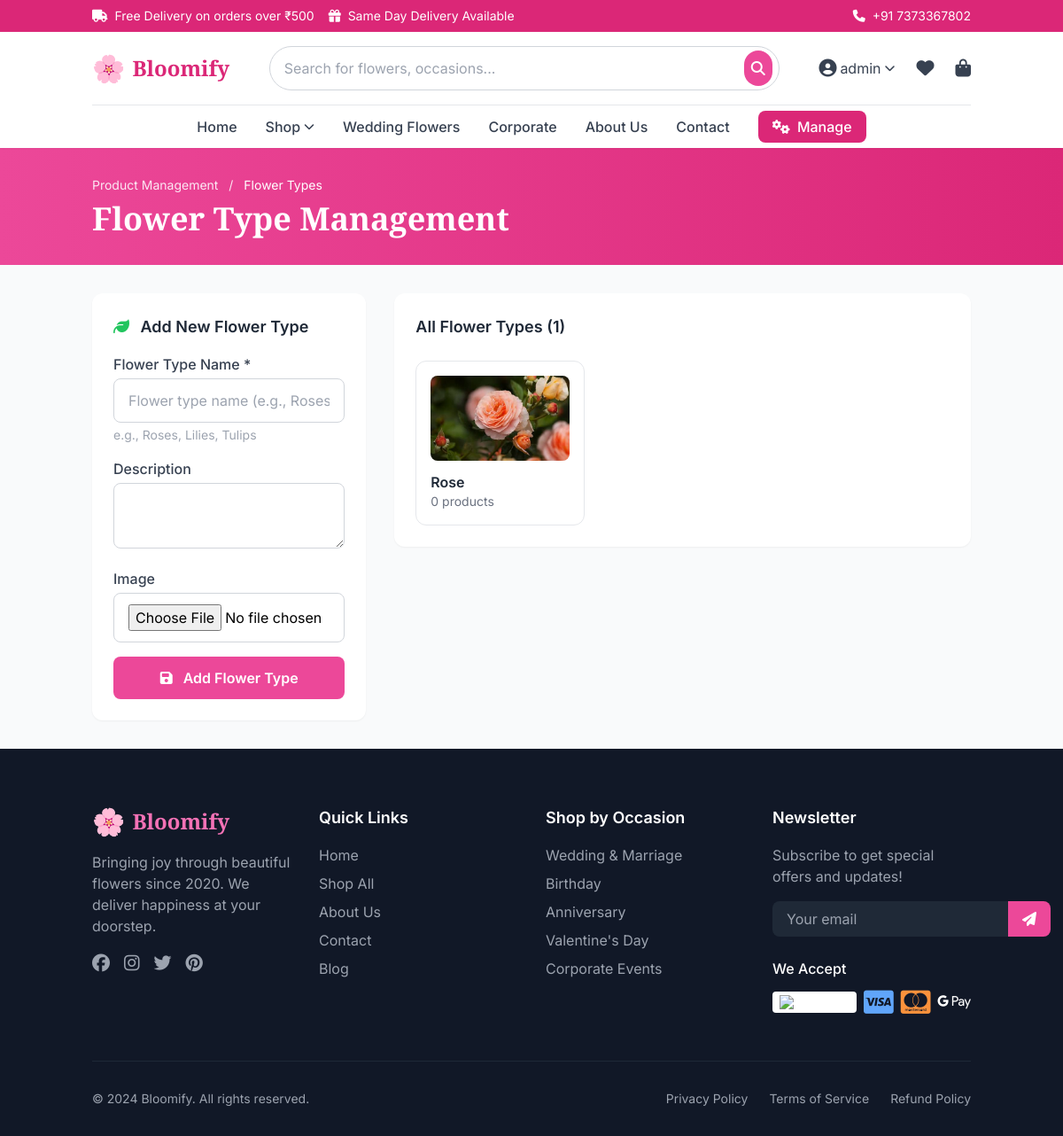
The page /manage/flower-types/ (signed in) on the database its author committed.
### shop/models.py (models this page shows, shortened)
class FlowerType(models.Model):
    name = models.CharField(max_length=100)
    slug = models.SlugField(max_length=100, unique=True)
    description = models.TextField(blank=True)
    image = models.ImageField(upload_to='flower_types/', blank=True, null=True)

### shop/views.py (the view)
# urls.py: path('manage/flower-types/', views.flower_type_management, name='flower_type_management'),
@staff_member_required
def flower_type_management(request):
    flower_types = FlowerType.objects.all().order_by('name')
    if request.method == 'POST':
        form = FlowerTypeForm(request.POST, request.FILES)
        if form.is_valid():
            form.save()
            messages.success(request, 'Flower type added successfully!')
            return redirect('shop:flower_type_management')
    else:
        form = FlowerTypeForm()
    context = {
        'flower_types': flower_types,
        'form': form,
    }
    return render(request, 'shop/manage/flower_type_list.html', context)

### templates/shop/manage/flower_type_list.html (shortened to what this page needs)
{% extends 'base.html' %}  {% block content %}
<div class="bg-gradient-to-r from-primary-500 to-primary-600 py-8">
  <div class="container mx-auto px-4">
    <nav class="text-primary-100 text-sm mb-2">
      <a href="{% url 'shop:product_management' %}" class="hover:text-white"
        >Product Management</a
      >
      <span class="mx-2">/</span>
      <span class="text-white">Flower Types</span>
    </nav>
    <h1 class="font-display text-3xl md:text-4xl font-bold text-white">
      Flower Type Management
    </h1>
  </div>
</div>
<div class="container mx-auto px-4 py-8">
  <div class="grid lg:grid-cols-3 gap-8">
    <div class="lg:col-span-1">
      <div class="bg-white rounded-xl shadow-sm p-6 sticky top-24">
        <h2 class="text-lg font-semibold text-gray-800 mb-4">
          <i class="fas fa-leaf text-green-500 mr-2"></i> Add New Flower Type
        </h2>
        <form method="post" enctype="multipart/form-data" class="space-y-4">
          <div>
            <label class="block text-gray-700 font-medium mb-1"
              >Flower Type Name *</label
            >
            {{ form.name }}
            <p class="text-gray-400 text-sm mt-1">
              e.g., Roses, Lilies, Tulips
            </p>
          </div>
          <div>
            <label class="block text-gray-700 font-medium mb-1"
              >Description</label
            >
            {{ form.description }}
          </div>
          <div>
            <label class="block text-gray-700 font-medium mb-1">Image</label>
            <input
              type="file"
              name="image"
              accept="image/*"
              class="w-full px-4 py-3 border border-gray-300 rounded-lg"
            />
          </div>
          <button
            type="submit"
            class="w-full bg-primary-500 text-white py-3 rounded-lg font-semibold hover:bg-primary-600 transition"
          >
            <i class="fas fa-save mr-2"></i> Add Flower Type
          </button>
        </form>
      </div>
    </div>
    <div class="lg:col-span-2">
      <div class="bg-white rounded-xl shadow-sm p-6">
        <h2 class="text-lg font-semibold text-gray-800 mb-6">
          All Flower Types ({{ flower_types.count }})
        </h2>
        <div class="grid grid-cols-2 md:grid-cols-3 gap-4">
          {% for flower_type in flower_types %}
          <div
            class="border rounded-xl p-4 hover:shadow-md transition relative group"
          >
            <div
              class="w-full h-24 bg-gray-100 rounded-lg overflow-hidden mb-3"
            >
              {% if flower_type.image %}
              <img
                src="{{ flower_type.image.url }}"
                alt="{{ flower_type.name }}"
                class="w-full h-full object-cover"
              />
              {% else %}
              <div
                class="w-full h-full flex items-center justify-center text-3xl"
              >
                🌺
              </div>
              {% endif %}
            </div>
            <h3 class="font-semibold text-gray-800">{{ flower_type.name }}</h3>
            <p class="text-sm text-gray-500">
              {{ flower_type.products.count }} products
            </p>
          </div>
          {% empty %}
          <div class="col-span-full text-center py-12 text-gray-500">
            <i class="fas fa-seedling text-4xl mb-4"></i>
            <p>No flower types yet. Add your first flower type!</p>
          </div>
          {% endfor %}
        </div>
      </div>
    </div>
  </div>
</div>
{% endblock %}

### templates/base.html (shortened to what this page needs)
<!DOCTYPE html>
<html lang="en">
  <head>
    <script src="https://cdn.tailwindcss.com"></script>
    <link
      rel="stylesheet"
      href="https://cdnjs.cloudflare.com/ajax/libs/font-awesome/6.5.1/css/all.min.css"
    />
    <link href="https://unpkg.com/aos@2.3.1/dist/aos.css" rel="stylesheet" />
  </head>
  <body class="bg-gray-50 min-h-screen flex flex-col">
    <div class="bg-primary-600 text-white py-2 text-sm">
      <div class="container mx-auto px-4 flex justify-between items-center">
        <div class="flex items-center space-x-4">
          <span
            ><i class="fas fa-truck mr-1"></i> Free Delivery on orders over
            ₹500</span
          >
          <span class="hidden md:inline"
            ><i class="fas fa-gift mr-1"></i> Same Day Delivery Available</span
          >
        </div>
        <div class="flex items-center space-x-4">
          <a href="tel:+917373367802" class="hover:text-primary-200">
            <i class="fas fa-phone mr-1"></i> +91 7373367802
          </a>
        </div>
      </div>
    </div>
    <header class="bg-white shadow-sm sticky top-0 z-50">
      <div class="container mx-auto px-4">
        <div class="flex items-center justify-between py-4">
          <a href="{% url 'shop:home' %}" class="flex items-center space-x-2">
            <span class="text-3xl">🌸</span>
            <span class="font-display text-2xl font-bold text-primary-600"
              >Bloomify</span
            >
          </a>
          <div class="hidden md:flex flex-1 max-w-xl mx-8">
            <form action="{% url 'shop:search' %}" method="GET" class="w-full">
              <div class="relative">
                <input
                  type="text"
                  name="q"
                  placeholder="Search for flowers, occasions..."
                  class="w-full pl-4 pr-12 py-3 border border-gray-300 rounded-full focus:ring-2 focus:ring-primary-500 focus:border-transparent transition"
                />
                <button
                  type="submit"
                  class="absolute right-2 top-1/2 -translate-y-1/2 bg-primary-500 text-white p-2 rounded-full hover:bg-primary-600 transition"
                >
                  <i class="fas fa-search"></i>
                </button>
              </div>
            </form>
          </div>
          <div class="flex items-center space-x-6">
            {% if user.is_authenticated %}
            <div class="relative group">
              <button
                class="flex items-center space-x-1 text-gray-700 hover:text-primary-600"
              >
                <i class="fas fa-user-circle text-xl"></i>
                <span class="hidden md:inline"
                  >{{ user.first_name|default:user.username }}</span
                >
                <i class="fas fa-chevron-down text-xs"></i>
              </button>
            </div>
            {% endif %}
            <a
              href="{% url 'accounts:wishlist' %}"
              class="text-gray-700 hover:text-primary-600 relative"
            >
              <i class="fas fa-heart text-xl"></i>
            </a>
            <a
              href="{% url 'cart:cart_detail' %}"
              class="text-gray-700 hover:text-primary-600 relative"
            >
              <i class="fas fa-shopping-bag text-xl"></i>
            </a>
          </div>
        </div>
        <nav class="hidden md:block border-t">
          <ul class="flex items-center justify-center space-x-8 py-3">
            <li>
              <a
                href="{% url 'shop:home' %}"
                class="text-gray-700 hover:text-primary-600 font-medium"
                >Home</a
              >
            </li>
            <li class="relative group">
              <a
                href="{% url 'shop:product_list' %}"
                class="text-gray-700 hover:text-primary-600 font-medium flex items-center"
              >
                Shop <i class="fas fa-chevron-down text-xs ml-1"></i>
              </a>
            </li>
            <li>
              <a
                href="{% url 'shop:products_by_occasion' occasion='marriage' %}"
                class="text-gray-700 hover:text-primary-600 font-medium"
                >Wedding Flowers</a
              >
            </li>
            <li>
              <a
                href="{% url 'shop:products_by_occasion' occasion='corporate' %}"
                class="text-gray-700 hover:text-primary-600 font-medium"
                >Corporate</a
              >
            </li>
            <li>
              <a
                href="#"
                class="text-gray-700 hover:text-primary-600 font-medium"
                >About Us</a
              >
            </li>
            <li>
              <a
                href="#"
                class="text-gray-700 hover:text-primary-600 font-medium"
                >Contact</a
              >
            </li>
            {% if user.is_authenticated and user.is_staff %}
            <li>
              <a
                href="{% url 'shop:product_management' %}"
                class="bg-primary-600 text-white px-4 py-2 rounded-lg hover:bg-primary-700 font-medium"
                ><i class="fas fa-cogs mr-1"></i> Manage</a
              >
            </li>
            {% endif %}
          </ul>
        </nav>
      </div>
    </header>
    <main class="flex-1">{% block content %}{% endblock %}</main>
    <footer class="bg-gray-900 text-white pt-16 pb-8">
      <div class="container mx-auto px-4">
        <div class="grid grid-cols-1 md:grid-cols-4 gap-8 mb-12">
          <div>
            <div class="flex items-center space-x-2 mb-4">
              <span class="text-3xl">🌸</span>
              <span class="font-display text-2xl font-bold text-primary-400"
                >Bloomify</span
              >
            </div>
            <p class="text-gray-400 mb-4">
              Bringing joy through beautiful flowers since 2020. We deliver
              happiness at your doorstep.
            </p>
            <div class="flex space-x-4">
              <a href="#" class="text-gray-400 hover:text-primary-400 text-xl"
                ><i class="fab fa-facebook"></i
              ></a>
              <a href="#" class="text-gray-400 hover:text-primary-400 text-xl"
                ><i class="fab fa-instagram"></i
              ></a>
              <a href="#" class="text-gray-400 hover:text-primary-400 text-xl"
                ><i class="fab fa-twitter"></i
              ></a>
              <a href="#" class="text-gray-400 hover:text-primary-400 text-xl"
                ><i class="fab fa-pinterest"></i
              ></a>
            </div>
          </div>
          <div>
            <h4 class="text-lg font-semibold mb-4">Quick Links</h4>
            <ul class="space-y-2">
              <li>
                <a
                  href="{% url 'shop:home' %}"
                  class="text-gray-400 hover:text-primary-400"
                  >Home</a
                >
              </li>
              <li>
                <a
                  href="{% url 'shop:product_list' %}"
                  class="text-gray-400 hover:text-primary-400"
                  >Shop All</a
                >
              </li>
              <li>
                <a href="#" class="text-gray-400 hover:text-primary-400"
                  >About Us</a
                >
              </li>
              <li>
                <a href="#" class="text-gray-400 hover:text-primary-400"
                  >Contact</a
                >
              </li>
              <li>
                <a href="#" class="text-gray-400 hover:text-primary-400"
                  >Blog</a
                >
              </li>
            </ul>
          </div>
          <div>
            <h4 class="text-lg font-semibold mb-4">Shop by Occasion</h4>
            <ul class="space-y-2">
              <li>
                <a
                  href="{% url 'shop:products_by_occasion' occasion='marriage' %}"
                  class="text-gray-400 hover:text-primary-400"
                  >Wedding & Marriage</a
                >
              </li>
              <li>
                <a
                  href="{% url 'shop:products_by_occasion' occasion='birthday' %}"
                  class="text-gray-400 hover:text-primary-400"
                  >Birthday</a
                >
              </li>
              <li>
                <a
                  href="{% url 'shop:products_by_occasion' occasion='anniversary' %}"
                  class="text-gray-400 hover:text-primary-400"
                  >Anniversary</a
                >
              </li>
              <li>
                <a
                  href="{% url 'shop:products_by_occasion' occasion='valentines' %}"
                  class="text-gray-400 hover:text-primary-400"
                  >Valentine's Day</a
                >
              </li>
              <li>
                <a
                  href="{% url 'shop:products_by_occasion' occasion='corporate' %}"
                  class="text-gray-400 hover:text-primary-400"
                  >Corporate Events</a
                >
              </li>
            </ul>
          </div>
          <div>
            <h4 class="text-lg font-semibold mb-4">Newsletter</h4>
            <p class="text-gray-400 mb-4">
              Subscribe to get special offers and updates!
            </p>
            <form class="flex">
              <input
                type="email"
                placeholder="Your email"
                class="flex-1 px-4 py-2 rounded-l-lg bg-gray-800 border-gray-700 text-white focus:ring-2 focus:ring-primary-500"
              />
              <button
                type="submit"
                class="bg-primary-500 px-4 py-2 rounded-r-lg hover:bg-primary-600 transition"
              >
                <i class="fas fa-paper-plane"></i>
              </button>
            </form>
            <div class="mt-6">
              <h5 class="font-medium mb-2">We Accept</h5>
              <div class="flex space-x-2">
                <img
                  src="https://upload.wikimedia.org/wikipedia/commons/thumb/8/89/Razorpay_logo.svg/1200px-Razorpay_logo.svg.png?20171127075036"
                  alt="Razorpay"
                  class="h-6 bg-white rounded px-2 py-1 my-1.5"
                />
                <i class="fab fa-cc-visa text-3xl text-blue-400"></i>
                <i class="fab fa-cc-mastercard text-3xl text-orange-400"></i>
                <i class="fab fa-google-pay text-3xl"></i>
              </div>
            </div>
          </div>
        </div>
        <div
          class="border-t border-gray-800 pt-8 flex flex-col md:flex-row justify-between items-center"
        >
          <p class="text-gray-400 text-sm">
            © 2024 Bloomify. All rights reserved.
          </p>
          <div class="flex space-x-6 mt-4 md:mt-0">
            <a href="#" class="text-gray-400 hover:text-primary-400 text-sm"
              >Privacy Policy</a
            >
            <a href="#" class="text-gray-400 hover:text-primary-400 text-sm"
              >Terms of Service</a
            >
            <a href="#" class="text-gray-400 hover:text-primary-400 text-sm"
              >Refund Policy</a
            >
          </div>
        </div>
      </div>
    </footer>
  </body>
</html>

### rows shown on the page
FlowerType: image (picture), name "Rose", products.count "0"

### other values the page prints
{{ user.first_name|default:user.username }} "admin"
{{ flower_types.count }} "1"
